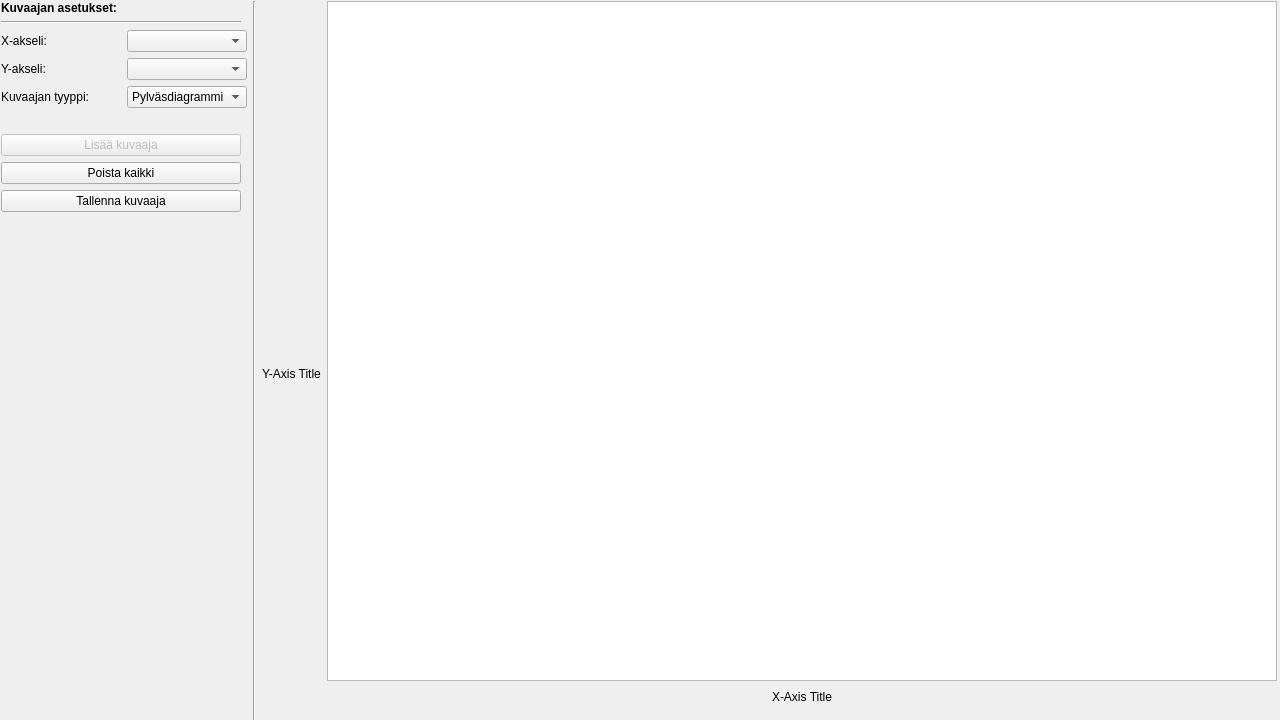
      <widget class="QWidget" name="tab">
       <property name="minimumSize">
        <size>
         <width>1280</width>
         <height>720</height>
        </size>
       </property>
       <property name="maximumSize">
        <size>
         <width>1280</width>
         <height>720</height>
        </size>
       </property>
       <attribute name="title">
        <string>Graafit</string>
       </attribute>
       <widget class="QWidget" name="horizontalLayoutWidget_2">
        <property name="geometry">
         <rect>
          <x>1</x>
          <y>1</y>
          <width>2001</width>
          <height>722</height>
         </rect>
        </property>
        <layout class="QHBoxLayout" name="horizontalLayout_9">
         <property name="sizeConstraint">
          <enum>QLayout::SetFixedSize</enum>
         </property>
         <item>
          <layout class="QVBoxLayout" name="verticalLayout_3">
           <property name="sizeConstraint">
            <enum>QLayout::SetFixedSize</enum>
           </property>
           <item>
            <widget class="QLabel" name="label_8">
             <property name="maximumSize">
              <size>
               <width>240</width>
               <height>16777215</height>
              </size>
             </property>
             <property name="font">
              <font>
               <weight>75</weight>
               <bold>true</bold>
              </font>
             </property>
             <property name="text">
              <string>Kuvaajan asetukset:</string>
             </property>
            </widget>
           </item>
           <item>
            <widget class="Line" name="line_6">
             <property name="maximumSize">
              <size>
               <width>240</width>
               <height>16777215</height>
              </size>
             </property>
             <property name="orientation">
              <enum>Qt::Horizontal</enum>
             </property>
            </widget>
           </item>
           <item>
            <layout class="QGridLayout" name="gridLayout_6">
             <property name="sizeConstraint">
              <enum>QLayout::SetFixedSize</enum>
             </property>
             <item row="3" column="2">
              <widget class="QComboBox" name="kuvaajatyyppiCB">
               <property name="minimumSize">
                <size>
                 <width>120</width>
                 <height>0</height>
                </size>
               </property>
               <property name="maximumSize">
                <size>
                 <width>120</width>
                 <height>16777215</height>
                </size>
               </property>
               <item>
                <property name="text">
                 <string>Pylväsdiagrammi</string>
                </property>
               </item>
               <item>
                <property name="text">
                 <string>Jatkuva kuvaaja</string>
                </property>
               </item>
              </widget>
             </item>
             <item row="3" column="0">
              <widget class="QLabel" name="label_9">
               <property name="minimumSize">
                <size>
                 <width>120</width>
                 <height>0</height>
                </size>
               </property>
               <property name="maximumSize">
                <size>
                 <width>120</width>
                 <height>16777215</height>
                </size>
               </property>
               <property name="text">
                <string>Kuvaajan tyyppi:</string>
               </property>
              </widget>
             </item>
             <item row="1" column="2">
              <widget class="QComboBox" name="x_akseliCB">
               <property name="minimumSize">
                <size>
                 <width>120</width>
                 <height>0</height>
                </size>
               </property>
               <property name="maximumSize">
                <size>
                 <width>120</width>
                 <height>16777215</height>
                </size>
               </property>
              </widget>
             </item>
             <item row="2" column="2">
              <widget class="QComboBox" name="y_akseliCB">
               <property name="minimumSize">
                <size>
                 <width>120</width>
                 <height>0</height>
                </size>
               </property>
               <property name="maximumSize">
                <size>
                 <width>120</width>
                 <height>16777215</height>
                </size>
               </property>
              </widget>
             </item>
             <item row="2" column="0">
              <widget class="QLabel" name="label_7">
               <property name="minimumSize">
                <size>
                 <width>120</width>
                 <height>0</height>
                </size>
               </property>
               <property name="maximumSize">
                <size>
                 <width>120</width>
                 <height>16777215</height>
                </size>
               </property>
               <property name="text">
                <string>Y-akseli:</string>
               </property>
              </widget>
             </item>
             <item row="1" column="0">
              <widget class="QLabel" name="label_6">
               <property name="minimumSize">
                <size>
                 <width>120</width>
                 <height>0</height>
                </size>
               </property>
               <property name="maximumSize">
                <size>
                 <width>120</width>
                 <height>16777215</height>
                </size>
               </property>
               <property name="text">
                <string>X-akseli:</string>
               </property>
              </widget>
             </item>
            </layout>
           </item>
           <item>
            <spacer name="horizontalSpacer">
             <property name="orientation">
              <enum>Qt::Horizontal</enum>
             </property>
             <property name="sizeType">
              <enum>QSizePolicy::Maximum</enum>
             </property>
             <property name="sizeHint" stdset="0">
              <size>
               <width>240</width>
               <height>20</height>
              </size>
             </property>
            </spacer>
           </item>
           <item>
            <widget class="QPushButton" name="add_graphButton">
             <property name="enabled">
              <bool>false</bool>
             </property>
             <property name="minimumSize">
              <size>
               <width>240</width>
               <height>0</height>
              </size>
             </property>
             <property name="maximumSize">
              <size>
               <width>240</width>
               <height>16777215</height>
              </size>
             </property>
             <property name="text">
              <string>Lisää kuvaaja</string>
             </property>
            </widget>
           </item>
           <item>
            <widget class="QPushButton" name="del_all_graphs">
             <property name="minimumSize">
              <size>
               <width>240</width>
               <height>0</height>
              </size>
             </property>
             <property name="maximumSize">
              <size>
               <width>240</width>
               <height>16777215</height>
              </size>
             </property>
             <property name="text">
              <string>Poista kaikki</string>
             </property>
            </widget>
           </item>
           <item>
            <widget class="QPushButton" name="save_graph_pb">
             <property name="minimumSize">
              <size>
               <width>240</width>
               <height>0</height>
              </size>
             </property>
             <property name="maximumSize">
              <size>
               <width>240</width>
               <height>16777215</height>
              </size>
             </property>
             <property name="text">
              <string>Tallenna kuvaaja</string>
             </property>
            </widget>
           </item>
           <item>
            <spacer name="verticalSpacer_4">
             <property name="orientation">
              <enum>Qt::Vertical</enum>
             </property>
             <property name="sizeHint" stdset="0">
              <size>
               <width>20</width>
               <height>40</height>
              </size>
             </property>
            </spacer>
           </item>
          </layout>
         </item>
         <item>
          <widget class="Line" name="line_7">
           <property name="orientation">
            <enum>Qt::Vertical</enum>
           </property>
          </widget>
         </item>
         <item>
          <widget class="QLabel" name="y_axisTitle">
           <property name="text">
            <string>Y-Axis Title</string>
           </property>
          </widget>
         </item>
         <item>
          <layout class="QVBoxLayout" name="verticalLayout_7">
           <item>
            <widget class="QChartView" name="graafiWiev">
             <property name="minimumSize">
              <size>
               <width>950</width>
               <height>680</height>
              </size>
             </property>
             <property name="maximumSize">
              <size>
               <width>1000</width>
               <height>700</height>
              </size>
             </property>
            </widget>
           </item>
           <item>
            <layout class="QHBoxLayout" name="horizontalLayout_12">
             <item>
              <spacer name="horizontalSpacer_3">
               <property name="orientation">
                <enum>Qt::Horizontal</enum>
               </property>
               <property name="sizeHint" stdset="0">
                <size>
                 <width>40</width>
                 <height>20</height>
                </size>
               </property>
              </spacer>
             </item>
             <item>
              <widget class="QLabel" name="x_axisTitle">
               <property name="text">
                <string>X-Axis Title</string>
               </property>
              </widget>
             </item>
             <item>
              <spacer name="horizontalSpacer_2">
               <property name="orientation">
                <enum>Qt::Horizontal</enum>
               </property>
               <property name="sizeHint" stdset="0">
                <size>
                 <width>40</width>
                 <height>20</height>
                </size>
               </property>
              </spacer>
             </item>
            </layout>
           </item>
           <item>
            <spacer name="verticalSpacer_5">
             <property name="orientation">
              <enum>Qt::Vertical</enum>
             </property>
             <property name="sizeHint" stdset="0">
              <size>
               <width>20</width>
               <height>40</height>
              </size>
             </property>
            </spacer>
           </item>
          </layout>
         </item>
        </layout>
       </widget>
      </widget>
